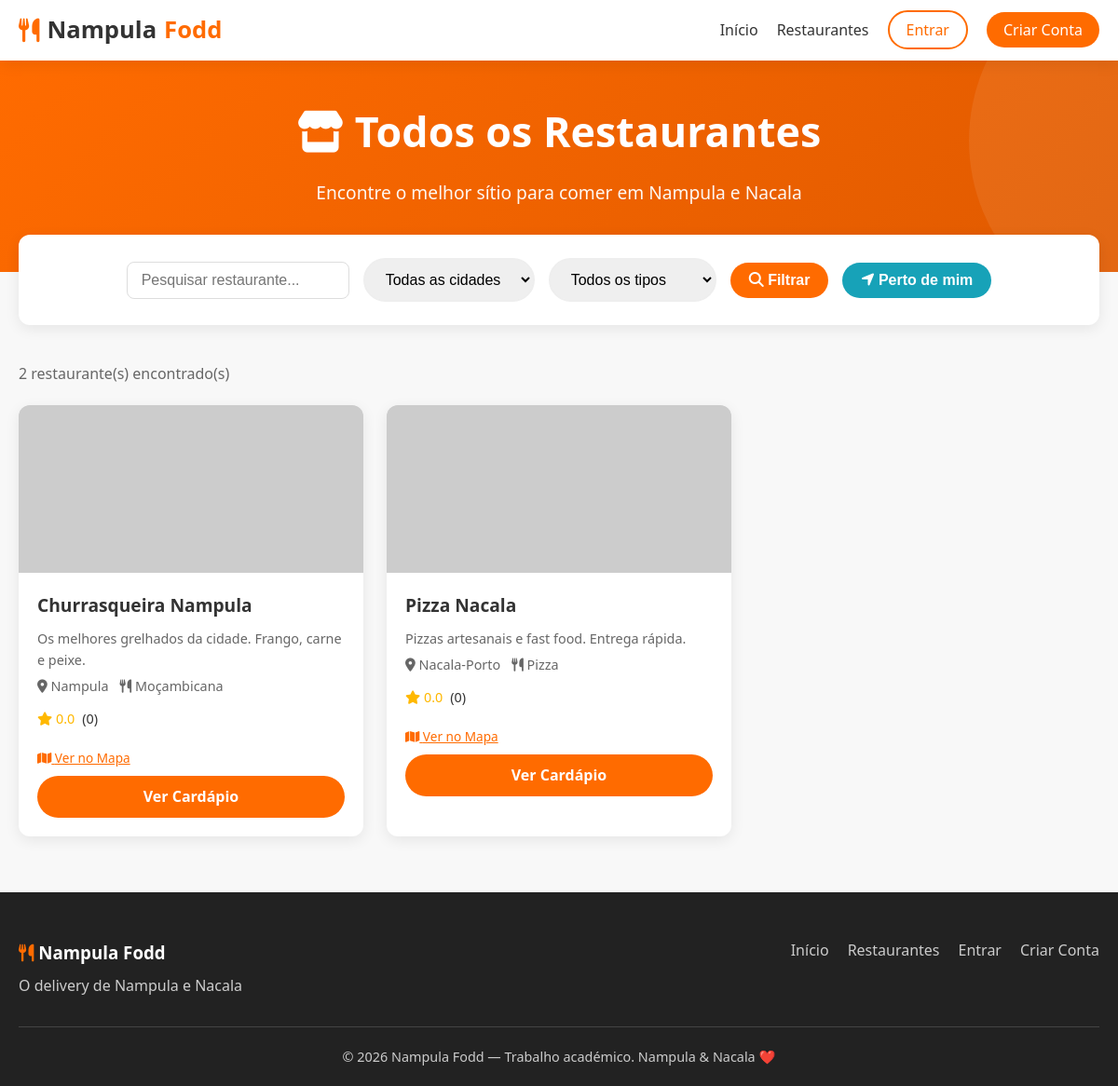
/restaurantes.php, run on the app's committed database.
### tables this page shows
CREATE TABLE IF NOT EXISTS restaurantes (
    id INT AUTO_INCREMENT PRIMARY KEY,
    usuario_id INT NOT NULL,
    nome VARCHAR(150) NOT NULL,
    descricao TEXT,
    cidade ENUM('Nampula', 'Nacala-Porto', 'Nacala-a-Velha') NOT NULL,
    tipo_comida VARCHAR(100),
    endereco VARCHAR(255),
    latitude DECIMAL(10,8) DEFAULT NULL,
    longitude DECIMAL(11,8) DEFAULT NULL,
    foto VARCHAR(255) DEFAULT 'default-rest.jpg',
    aberto TINYINT(1) DEFAULT 1,
    activo TINYINT(1) DEFAULT 1,
    criado_em TIMESTAMP DEFAULT CURRENT_TIMESTAMP,
    FOREIGN KEY (usuario_id) REFERENCES usuarios(id) ON DELETE CASCADE
);

### config/database.php (called while the page is built, shortened)
<?php
function url($path = '') {
    $path = ltrim($path, '/');
    return BASE_URL . ($path ? '/' . $path : '');
}
?>

### restaurantes.php (the view, shortened to what this page needs)
<?php
require_once 'includes/header.php';
$q      = trim($_GET['q'] ?? '');
$sql = "SELECT r.*,
               COALESCE(AVG(c.nota), 0) as media_estrelas,
               COUNT(DISTINCT c.id) as total_comentarios
        FROM restaurantes r
        LEFT JOIN comentarios c ON c.restaurante_id = r.id
        WHERE r.activo = 1";
$params = [];
$sql .= " GROUP BY r.id ORDER BY r.aberto DESC, media_estrelas DESC";
$stmt = $pdo->prepare($sql);
$stmt->execute($params);
$restaurantes = $stmt->fetchAll();
?>
<body data-base="<?= htmlspecialchars(BASE_URL) ?>">
<section class="hero" style="padding:40px 0;">
    <div class="container">
        <h1><i class="fas fa-store"></i> Todos os Restaurantes</h1>
        <p>Encontre o melhor sítio para comer em Nampula e Nacala</p>
    </div>
</section>
<div class="container">
    <form class="filtros" method="GET" action="<?= url('restaurantes.php') ?>">
        <input type="text" name="q" placeholder="Pesquisar restaurante..." value="<?= htmlspecialchars($q) ?>"
               style="padding:10px 15px;border:1px solid #ddd;border-radius:8px;min-width:200px;">
        <select name="cidade">
            <option value="">Todas as cidades</option>
        </select>
        <select name="tipo">
            <option value="">Todos os tipos</option>
        </select>
        <button type="submit" class="btn-primary" style="width:auto;padding:10px 20px;">
            <i class="fas fa-search"></i> Filtrar
        </button>
        <button type="button" id="btnGps" class="btn-primary" style="width:auto;padding:10px 20px;background:#17a2b8;">
            <i class="fas fa-location-arrow"></i> Perto de mim
        </button>
    </form>
    <p style="margin-bottom:20px;color:var(--texto-claro);">
        <?= count($restaurantes) ?> restaurante(s) encontrado(s)
    </p>
    <?php if (empty($restaurantes)): ?>
        <div style="text-align:center;padding:60px 20px;">
            <i class="fas fa-search" style="font-size:3rem;color:#ccc;margin-bottom:15px;"></i>
            <p>Nenhum restaurante encontrado.</p>
            <a href="<?= url('restaurantes.php') ?>" class="btn-primary" style="width:auto;display:inline-block;margin-top:15px;">Limpar filtros</a>
        </div>
    <?php else: ?>
        <div class="restaurantes-grid">
            <?php foreach ($restaurantes as $r): ?>
                <div class="restaurante-card">
                    <div class="rest-img">
                        <img src="<?= url('uploads/' . ($r['foto'] ?: 'default-rest.jpg')) ?>"
                             alt="<?= htmlspecialchars($r['nome']) ?>"
                             onerror="this.src='https://via.placeholder.com/400x200/FF6B00/ffffff?text=Restaurante'">
                    </div>
                    <div class="rest-info">
                        <h3><?= htmlspecialchars($r['nome']) ?></h3>
                        <p style="font-size:0.9rem;color:var(--texto-claro);margin:5px 0;">
                            <?= htmlspecialchars(mb_strimwidth($r['descricao'] ?? '', 0, 80, '...')) ?>
                        </p>
                        <p class="rest-meta">
                            <span><i class="fas fa-map-marker-alt"></i> <?= htmlspecialchars($r['cidade']) ?></span>
                            <span><i class="fas fa-utensils"></i> <?= htmlspecialchars($r['tipo_comida']) ?></span>
                        </p>
                        <div class="rest-rating">
                            <span class="estrelas">
                                <i class="fas fa-star"></i> <?= number_format($r['media_estrelas'], 1) ?>
                            </span>
                            <span>(<?= $r['total_comentarios'] ?>)</span>
                        </div>
                        <?php if ($r['latitude'] && $r['longitude']): ?>
                            <a href="https://www.google.com/maps?q=<?= $r['latitude'] ?>,<?= $r['longitude'] ?>"
                               target="_blank" rel="noopener"
                               style="font-size:0.85rem;color:var(--laranja);display:inline-block;margin:8px 0;">
                                <i class="fas fa-map"></i> Ver no Mapa
                            </a>
                        <?php endif; ?>
                        <a href="<?= url('restaurante.php?id=' . $r['id']) ?>" class="btn-ver">Ver Cardápio</a>
                    </div>
                </div>
            <?php endforeach; ?>
        </div>
    <?php endif; ?>
</div>
<?php require_once 'includes/footer.php'; ?>

### css/style.css (style rules this page uses)
:root { --laranja: #FF6B00; --laranja-escuro: #E05A00; --laranja-claro: #FF8C33; --branco: #FFFFFF; --cinza-claro: #F8F8F8; --cinza: #EEEEEE; --texto: #333333; --texto-claro: #666666; --sucesso: #28a745; --erro: #dc3545; --sombra: 0 4px 15px rgba(0,0,0,0.08); --sombra-hover: 0 8px 25px rgba(255,107,0,0.15); --radius: 12px; --transicao: all 0.3s ease; }
* { margin: 0; padding: 0; box-sizing: border-box; }
body { font-family: 'Segoe UI', system-ui, -apple-system, sans-serif; background: var(--cinza-claro); color: var(--texto); line-height: 1.6; min-height: 100vh; }
.container { width: 100%; max-width: 1200px; margin: 0 auto; padding: 0 20px; }
.hero { background: linear-gradient(135deg, var(--laranja) 0%, var(--laranja-escuro) 100%); color: var(--branco); padding: 60px 0 80px; text-align: center; position: relative; overflow: hidden; }
.hero::before { content: ''; position: absolute; top: -50%; right: -20%; width: 400px; height: 400px; background: rgba(255,255,255,0.08); border-radius: 50%; }
.hero h1 { font-size: 2.8rem; margin-bottom: 15px; animation: fadeInUp 0.8s ease; }
.hero p { font-size: 1.2rem; opacity: 0.95; margin-bottom: 30px; animation: fadeInUp 1s ease; }
.filtros { background: var(--branco); padding: 25px; border-radius: var(--radius); box-shadow: var(--sombra); margin: -40px auto 40px; position: relative; z-index: 10; display: flex; flex-wrap: wrap; gap: 15px; align-items: center; justify-content: center; }
.filtros select, .filtros input { padding: 12px 18px; border: 2px solid var(--cinza); border-radius: 50px; font-size: 1rem; outline: none; transition: var(--transicao); min-width: 180px; }
.restaurantes-grid { display: grid; grid-template-columns: repeat(auto-fill, minmax(280px, 1fr)); gap: 25px; margin-bottom: 50px; }
.estrelas { color: #FFB800; }
.btn-ver { display: inline-block; background: var(--laranja); color: white; padding: 10px 20px; border-radius: 50px; text-decoration: none; font-weight: 600; transition: var(--transicao); width: 100%; text-align: center; }
.btn-primary { background: var(--laranja); color: white; border: none; padding: 14px 30px; border-radius: 50px; font-size: 1rem; font-weight: 600; cursor: pointer; width: 100%; transition: var(--transicao); }
.restaurante-card { background: var(--branco); border-radius: var(--radius); overflow: hidden; box-shadow: var(--sombra); transition: var(--transicao); }
.rest-img { height: 180px; background: var(--cinza); position: relative; overflow: hidden; }
.rest-img img { width: 100%; height: 100%; object-fit: cover; }
.rest-info { padding: 20px; }
.rest-info h3 { font-size: 1.2rem; margin-bottom: 8px; }
.rest-meta { display: flex; gap: 12px; font-size: 0.9rem; color: var(--texto-claro); margin-bottom: 12px; flex-wrap: wrap; }
.rest-rating { display: flex; align-items: center; gap: 8px; margin-bottom: 12px; font-size: 0.9rem; flex-wrap: wrap; }

### data on the page
restaurantes: nome "Churrasqueira Nampula", descricao "Os melhores grelhados da cidade. Frango, carne e peixe.", cidade "Nampula", tipo_comida "Moçambicana", media_estrelas "0.0", total_comentarios "0"
restaurantes: nome "Pizza Nacala", descricao "Pizzas artesanais e fast food. Entrega rápida.", cidade "Nacala-Porto", tipo_comida "Pizza", media_estrelas "0.0", total_comentarios "0"

### other printed values
count($restaurantes) "2"
